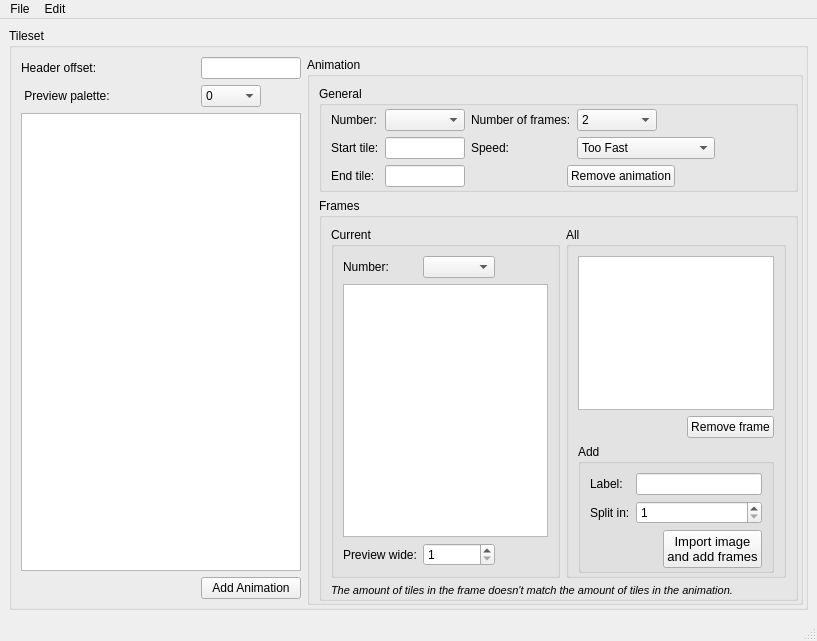
<?xml version="1.0" encoding="UTF-8"?>
<ui version="4.0">
 <class>mainWindow</class>
 <widget class="QMainWindow" name="mainWindow">
  <property name="geometry">
   <rect>
    <x>0</x>
    <y>0</y>
    <width>817</width>
    <height>641</height>
   </rect>
  </property>
  <property name="windowTitle">
   <string>Just an Animation Editor</string>
  </property>
  <widget class="QWidget" name="centralwidget">
   <layout class="QGridLayout" name="gridLayout">
    <item row="0" column="0">
     <widget class="QGroupBox" name="tileset_grb">
      <property name="enabled">
       <bool>true</bool>
      </property>
      <property name="title">
       <string>Tileset</string>
      </property>
      <layout class="QGridLayout" name="gridLayout_2">
       <property name="rightMargin">
        <number>2</number>
       </property>
       <property name="bottomMargin">
        <number>2</number>
       </property>
       <item row="2" column="0" colspan="2">
        <widget class="QGraphicsView" name="tileset_view">
         <property name="sizePolicy">
          <sizepolicy hsizetype="Preferred" vsizetype="Expanding">
           <horstretch>0</horstretch>
           <verstretch>0</verstretch>
          </sizepolicy>
         </property>
         <property name="minimumSize">
          <size>
           <width>280</width>
           <height>0</height>
          </size>
         </property>
         <property name="maximumSize">
          <size>
           <width>320</width>
           <height>16777215</height>
          </size>
         </property>
        </widget>
       </item>
       <item row="0" column="0">
        <widget class="QLabel" name="label">
         <property name="text">
          <string>Header offset:</string>
         </property>
        </widget>
       </item>
       <item row="0" column="1">
        <widget class="QLineEdit" name="header_offset_txt">
         <property name="sizePolicy">
          <sizepolicy hsizetype="Preferred" vsizetype="Fixed">
           <horstretch>0</horstretch>
           <verstretch>0</verstretch>
          </sizepolicy>
         </property>
         <property name="maximumSize">
          <size>
           <width>100</width>
           <height>16777215</height>
          </size>
         </property>
         <property name="readOnly">
          <bool>true</bool>
         </property>
        </widget>
       </item>
       <item row="3" column="1">
        <widget class="QPushButton" name="add_animation_btn">
         <property name="sizePolicy">
          <sizepolicy hsizetype="Preferred" vsizetype="Fixed">
           <horstretch>0</horstretch>
           <verstretch>0</verstretch>
          </sizepolicy>
         </property>
         <property name="text">
          <string>Add Animation</string>
         </property>
        </widget>
       </item>
       <item row="1" column="0">
        <widget class="QLabel" name="label_2">
         <property name="text">
          <string> Preview palette:</string>
         </property>
        </widget>
       </item>
       <item row="1" column="1">
        <widget class="QComboBox" name="palette_cmb">
         <property name="maximumSize">
          <size>
           <width>60</width>
           <height>16777215</height>
          </size>
         </property>
         <item>
          <property name="text">
           <string>0</string>
          </property>
         </item>
         <item>
          <property name="text">
           <string>1</string>
          </property>
         </item>
         <item>
          <property name="text">
           <string>2</string>
          </property>
         </item>
         <item>
          <property name="text">
           <string>3</string>
          </property>
         </item>
         <item>
          <property name="text">
           <string>4</string>
          </property>
         </item>
         <item>
          <property name="text">
           <string>5</string>
          </property>
         </item>
         <item>
          <property name="text">
           <string>6</string>
          </property>
         </item>
         <item>
          <property name="text">
           <string>7</string>
          </property>
         </item>
         <item>
          <property name="text">
           <string>8</string>
          </property>
         </item>
         <item>
          <property name="text">
           <string>9</string>
          </property>
         </item>
         <item>
          <property name="text">
           <string>10</string>
          </property>
         </item>
         <item>
          <property name="text">
           <string>11</string>
          </property>
         </item>
         <item>
          <property name="text">
           <string>12</string>
          </property>
         </item>
         <item>
          <property name="text">
           <string>13</string>
          </property>
         </item>
         <item>
          <property name="text">
           <string>14</string>
          </property>
         </item>
         <item>
          <property name="text">
           <string>15</string>
          </property>
         </item>
        </widget>
       </item>
       <item row="0" column="2" rowspan="5">
        <widget class="QGroupBox" name="animations_grb">
         <property name="sizePolicy">
          <sizepolicy hsizetype="Expanding" vsizetype="Preferred">
           <horstretch>0</horstretch>
           <verstretch>0</verstretch>
          </sizepolicy>
         </property>
         <property name="title">
          <string>Animation</string>
         </property>
         <layout class="QGridLayout" name="gridLayout_3">
          <property name="rightMargin">
           <number>2</number>
          </property>
          <property name="bottomMargin">
           <number>1</number>
          </property>
          <item row="1" column="0" colspan="2">
           <widget class="QGroupBox" name="frames_grb">
            <property name="title">
             <string>Frames</string>
            </property>
            <layout class="QGridLayout" name="gridLayout_4">
             <property name="bottomMargin">
              <number>1</number>
             </property>
             <item row="0" column="1">
              <widget class="QGroupBox" name="groupBox_4">
               <property name="sizePolicy">
                <sizepolicy hsizetype="Fixed" vsizetype="Preferred">
                 <horstretch>0</horstretch>
                 <verstretch>0</verstretch>
                </sizepolicy>
               </property>
               <property name="maximumSize">
                <size>
                 <width>220</width>
                 <height>16777215</height>
                </size>
               </property>
               <property name="title">
                <string>All</string>
               </property>
               <layout class="QGridLayout" name="gridLayout_6">
                <property name="bottomMargin">
                 <number>2</number>
                </property>
                <item row="0" column="0">
                 <widget class="QListWidget" name="frame_lst">
                  <property name="sizePolicy">
                   <sizepolicy hsizetype="Expanding" vsizetype="Expanding">
                    <horstretch>0</horstretch>
                    <verstretch>0</verstretch>
                   </sizepolicy>
                  </property>
                 </widget>
                </item>
                <item row="2" column="0">
                 <layout class="QHBoxLayout" name="horizontalLayout_3">
                  <item>
                   <spacer name="horizontalSpacer_4">
                    <property name="orientation">
                     <enum>Qt::Horizontal</enum>
                    </property>
                    <property name="sizeHint" stdset="0">
                     <size>
                      <width>40</width>
                      <height>20</height>
                     </size>
                    </property>
                   </spacer>
                  </item>
                  <item>
                   <widget class="QPushButton" name="remove_frame_btn">
                    <property name="text">
                     <string>Remove frame</string>
                    </property>
                   </widget>
                  </item>
                 </layout>
                </item>
                <item row="3" column="0">
                 <widget class="QGroupBox" name="groupBox">
                  <property name="title">
                   <string>Add</string>
                  </property>
                  <layout class="QGridLayout" name="gridLayout_8">
                   <property name="bottomMargin">
                    <number>2</number>
                   </property>
                   <item row="0" column="1">
                    <widget class="QLineEdit" name="add_frame_label_txt"/>
                   </item>
                   <item row="0" column="0">
                    <widget class="QLabel" name="label_10">
                     <property name="text">
                      <string>Label:</string>
                     </property>
                    </widget>
                   </item>
                   <item row="2" column="0" colspan="2">
                    <layout class="QHBoxLayout" name="horizontalLayout_4">
                     <item>
                      <spacer name="horizontalSpacer_6">
                       <property name="orientation">
                        <enum>Qt::Horizontal</enum>
                       </property>
                       <property name="sizeHint" stdset="0">
                        <size>
                         <width>40</width>
                         <height>20</height>
                        </size>
                       </property>
                      </spacer>
                     </item>
                     <item>
                      <widget class="QPushButton" name="add_frame_btn">
                       <property name="font">
                        <font>
                         <pointsize>10</pointsize>
                        </font>
                       </property>
                       <property name="text">
                        <string>Import image
and add frames</string>
                       </property>
                      </widget>
                     </item>
                    </layout>
                   </item>
                   <item row="1" column="0">
                    <widget class="QLabel" name="label_11">
                     <property name="text">
                      <string>Split in:</string>
                     </property>
                    </widget>
                   </item>
                   <item row="1" column="1">
                    <widget class="QSpinBox" name="split_image_in_spb">
                     <property name="minimum">
                      <number>1</number>
                     </property>
                     <property name="maximum">
                      <number>32</number>
                     </property>
                    </widget>
                   </item>
                  </layout>
                 </widget>
                </item>
               </layout>
              </widget>
             </item>
             <item row="0" column="0">
              <widget class="QGroupBox" name="groupBox_5">
               <property name="title">
                <string>Current</string>
               </property>
               <layout class="QGridLayout" name="gridLayout_7">
                <item row="0" column="0">
                 <widget class="QLabel" name="label_8">
                  <property name="sizePolicy">
                   <sizepolicy hsizetype="Minimum" vsizetype="Preferred">
                    <horstretch>0</horstretch>
                    <verstretch>0</verstretch>
                   </sizepolicy>
                  </property>
                  <property name="text">
                   <string>Number:</string>
                  </property>
                 </widget>
                </item>
                <item row="0" column="1">
                 <widget class="QComboBox" name="frame_number_cmb"/>
                </item>
                <item row="3" column="0">
                 <widget class="QLabel" name="label_9">
                  <property name="sizePolicy">
                   <sizepolicy hsizetype="Minimum" vsizetype="Preferred">
                    <horstretch>0</horstretch>
                    <verstretch>0</verstretch>
                   </sizepolicy>
                  </property>
                  <property name="text">
                   <string>Preview wide:</string>
                  </property>
                 </widget>
                </item>
                <item row="3" column="1">
                 <widget class="QSpinBox" name="preview_wide_spb">
                  <property name="minimum">
                   <number>1</number>
                  </property>
                  <property name="maximum">
                   <number>16</number>
                  </property>
                 </widget>
                </item>
                <item row="0" column="2">
                 <spacer name="horizontalSpacer_5">
                  <property name="orientation">
                   <enum>Qt::Horizontal</enum>
                  </property>
                  <property name="sizeType">
                   <enum>QSizePolicy::MinimumExpanding</enum>
                  </property>
                  <property name="sizeHint" stdset="0">
                   <size>
                    <width>0</width>
                    <height>0</height>
                   </size>
                  </property>
                 </spacer>
                </item>
                <item row="3" column="2">
                 <spacer name="horizontalSpacer_7">
                  <property name="orientation">
                   <enum>Qt::Horizontal</enum>
                  </property>
                  <property name="sizeType">
                   <enum>QSizePolicy::MinimumExpanding</enum>
                  </property>
                  <property name="sizeHint" stdset="0">
                   <size>
                    <width>0</width>
                    <height>0</height>
                   </size>
                  </property>
                 </spacer>
                </item>
                <item row="2" column="0" colspan="3">
                 <widget class="QGraphicsView" name="frame_preview"/>
                </item>
               </layout>
              </widget>
             </item>
             <item row="1" column="0" colspan="2">
              <widget class="QLabel" name="frame_warnings_lbl">
               <property name="font">
                <font>
                 <pointsize>8</pointsize>
                 <weight>50</weight>
                 <italic>true</italic>
                 <bold>false</bold>
                </font>
               </property>
               <property name="layoutDirection">
                <enum>Qt::LeftToRight</enum>
               </property>
               <property name="text">
                <string>The amount of tiles in the frame doesn't match the amount of tiles in the animation.</string>
               </property>
               <property name="textFormat">
                <enum>Qt::AutoText</enum>
               </property>
               <property name="alignment">
                <set>Qt::AlignLeading|Qt::AlignLeft|Qt::AlignVCenter</set>
               </property>
              </widget>
             </item>
            </layout>
           </widget>
          </item>
          <item row="0" column="0" colspan="2">
           <widget class="QGroupBox" name="groupBox_3">
            <property name="sizePolicy">
             <sizepolicy hsizetype="Preferred" vsizetype="Preferred">
              <horstretch>0</horstretch>
              <verstretch>0</verstretch>
             </sizepolicy>
            </property>
            <property name="title">
             <string>General</string>
            </property>
            <layout class="QGridLayout" name="gridLayout_5">
             <property name="topMargin">
              <number>3</number>
             </property>
             <property name="bottomMargin">
              <number>2</number>
             </property>
             <item row="1" column="1">
              <widget class="QLineEdit" name="start_tile_txt">
               <property name="maximumSize">
                <size>
                 <width>80</width>
                 <height>16777215</height>
                </size>
               </property>
              </widget>
             </item>
             <item row="0" column="0">
              <widget class="QLabel" name="label_3">
               <property name="text">
                <string>Number:</string>
               </property>
              </widget>
             </item>
             <item row="1" column="0">
              <widget class="QLabel" name="label_4">
               <property name="text">
                <string>Start tile:</string>
               </property>
              </widget>
             </item>
             <item row="0" column="3">
              <widget class="QComboBox" name="frame_quantity_cmb">
               <property name="maximumSize">
                <size>
                 <width>80</width>
                 <height>16777215</height>
                </size>
               </property>
               <item>
                <property name="text">
                 <string>2</string>
                </property>
               </item>
               <item>
                <property name="text">
                 <string>4</string>
                </property>
               </item>
               <item>
                <property name="text">
                 <string>8</string>
                </property>
               </item>
               <item>
                <property name="text">
                 <string>16</string>
                </property>
               </item>
               <item>
                <property name="text">
                 <string>32</string>
                </property>
               </item>
              </widget>
             </item>
             <item row="1" column="3">
              <widget class="QComboBox" name="frame_speed_cmb">
               <property name="currentText">
                <string>Too Fast</string>
               </property>
               <item>
                <property name="text">
                 <string>Too Fast</string>
                </property>
               </item>
               <item>
                <property name="text">
                 <string>Very Fast</string>
                </property>
               </item>
               <item>
                <property name="text">
                 <string>Fast</string>
                </property>
               </item>
               <item>
                <property name="text">
                 <string>Normal</string>
                </property>
               </item>
               <item>
                <property name="text">
                 <string>Slow</string>
                </property>
               </item>
               <item>
                <property name="text">
                 <string>Very Slow</string>
                </property>
               </item>
               <item>
                <property name="text">
                 <string>Too Slow</string>
                </property>
               </item>
               <item>
                <property name="text">
                 <string>Is it even changing?</string>
                </property>
               </item>
              </widget>
             </item>
             <item row="0" column="4" rowspan="3">
              <spacer name="horizontalSpacer_3">
               <property name="orientation">
                <enum>Qt::Horizontal</enum>
               </property>
               <property name="sizeHint" stdset="0">
                <size>
                 <width>40</width>
                 <height>20</height>
                </size>
               </property>
              </spacer>
             </item>
             <item row="0" column="1">
              <widget class="QComboBox" name="animation_number_cmb">
               <property name="maximumSize">
                <size>
                 <width>80</width>
                 <height>16777215</height>
                </size>
               </property>
              </widget>
             </item>
             <item row="0" column="2">
              <widget class="QLabel" name="label_6">
               <property name="text">
                <string>Number of frames:</string>
               </property>
              </widget>
             </item>
             <item row="1" column="2">
              <widget class="QLabel" name="label_7">
               <property name="text">
                <string>Speed:</string>
               </property>
              </widget>
             </item>
             <item row="2" column="1">
              <widget class="QLineEdit" name="end_tile_txt">
               <property name="maximumSize">
                <size>
                 <width>80</width>
                 <height>16777215</height>
                </size>
               </property>
              </widget>
             </item>
             <item row="2" column="2" colspan="2">
              <layout class="QHBoxLayout" name="horizontalLayout">
               <item>
                <spacer name="horizontalSpacer">
                 <property name="orientation">
                  <enum>Qt::Horizontal</enum>
                 </property>
                 <property name="sizeHint" stdset="0">
                  <size>
                   <width>40</width>
                   <height>20</height>
                  </size>
                 </property>
                </spacer>
               </item>
               <item>
                <widget class="QPushButton" name="remove_animation_btn">
                 <property name="maximumSize">
                  <size>
                   <width>220</width>
                   <height>16777215</height>
                  </size>
                 </property>
                 <property name="layoutDirection">
                  <enum>Qt::LeftToRight</enum>
                 </property>
                 <property name="text">
                  <string>Remove animation</string>
                 </property>
                </widget>
               </item>
               <item>
                <spacer name="horizontalSpacer_2">
                 <property name="orientation">
                  <enum>Qt::Horizontal</enum>
                 </property>
                 <property name="sizeType">
                  <enum>QSizePolicy::Preferred</enum>
                 </property>
                 <property name="sizeHint" stdset="0">
                  <size>
                   <width>40</width>
                   <height>20</height>
                  </size>
                 </property>
                </spacer>
               </item>
              </layout>
             </item>
             <item row="2" column="0">
              <widget class="QLabel" name="label_5">
               <property name="text">
                <string>End tile:</string>
               </property>
              </widget>
             </item>
            </layout>
           </widget>
          </item>
         </layout>
        </widget>
       </item>
      </layout>
     </widget>
    </item>
   </layout>
  </widget>
  <widget class="QMenuBar" name="menubar">
   <property name="geometry">
    <rect>
     <x>0</x>
     <y>0</y>
     <width>817</width>
     <height>24</height>
    </rect>
   </property>
   <widget class="QMenu" name="menuFile">
    <property name="title">
     <string>File</string>
    </property>
    <addaction name="actionLoad_ROM"/>
    <addaction name="actionInsert_to_ROM"/>
    <addaction name="separator"/>
    <addaction name="actionExit"/>
   </widget>
   <widget class="QMenu" name="menuEdit">
    <property name="title">
     <string>Edit</string>
    </property>
    <addaction name="actionLoad_Tileset"/>
    <addaction name="separator"/>
    <addaction name="actionImport_Animations"/>
    <addaction name="actionExport_Animations"/>
   </widget>
   <addaction name="menuFile"/>
   <addaction name="menuEdit"/>
  </widget>
  <widget class="QStatusBar" name="statusbar"/>
  <action name="actionAbout">
   <property name="text">
    <string>About</string>
   </property>
  </action>
  <action name="actionLoad_ROM">
   <property name="text">
    <string>Load ROM</string>
   </property>
  </action>
  <action name="actionLoad_Animation">
   <property name="text">
    <string>Import Animation</string>
   </property>
  </action>
  <action name="actionInsert_to_ROM">
   <property name="text">
    <string>Insert to ROM</string>
   </property>
  </action>
  <action name="actionExit">
   <property name="text">
    <string>Exit</string>
   </property>
  </action>
  <action name="actionExport_Animation">
   <property name="text">
    <string>Export Animation</string>
   </property>
  </action>
  <action name="actionImport_Animations">
   <property name="text">
    <string>Import Animations</string>
   </property>
  </action>
  <action name="actionExport_Animation_2">
   <property name="text">
    <string>Export Animation</string>
   </property>
  </action>
  <action name="actionLoad_Tileset">
   <property name="text">
    <string>Load Tileset</string>
   </property>
  </action>
  <action name="actionExport_Animations">
   <property name="text">
    <string>Export Animations</string>
   </property>
  </action>
 </widget>
 <resources/>
 <connections/>
</ui>
